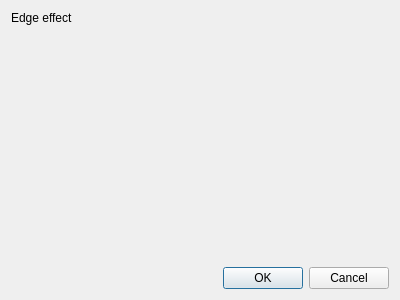
<?xml version="1.0" encoding="UTF-8"?>
<ui version="4.0">
 <class>EdgeEffectWidgetUi</class>
 <widget class="QWidget" name="EdgeEffectWidgetUi">
  <property name="geometry">
   <rect>
    <x>0</x>
    <y>0</y>
    <width>400</width>
    <height>300</height>
   </rect>
  </property>
  <property name="windowTitle">
   <string>Form</string>
  </property>
  <layout class="QGridLayout" name="gridLayout">
   <item row="3" column="0">
    <spacer name="verticalSpacer">
     <property name="orientation">
      <enum>Qt::Vertical</enum>
     </property>
     <property name="sizeHint" stdset="0">
      <size>
       <width>20</width>
       <height>40</height>
      </size>
     </property>
    </spacer>
   </item>
   <item row="2" column="0">
    <widget class="QLabel" name="label">
     <property name="text">
      <string>Edge effect</string>
     </property>
    </widget>
   </item>
   <item row="4" column="0">
    <widget class="QDialogButtonBox" name="buttonBox">
     <property name="standardButtons">
      <set>QDialogButtonBox::Cancel|QDialogButtonBox::Ok</set>
     </property>
    </widget>
   </item>
  </layout>
 </widget>
 <resources/>
 <connections/>
</ui>
